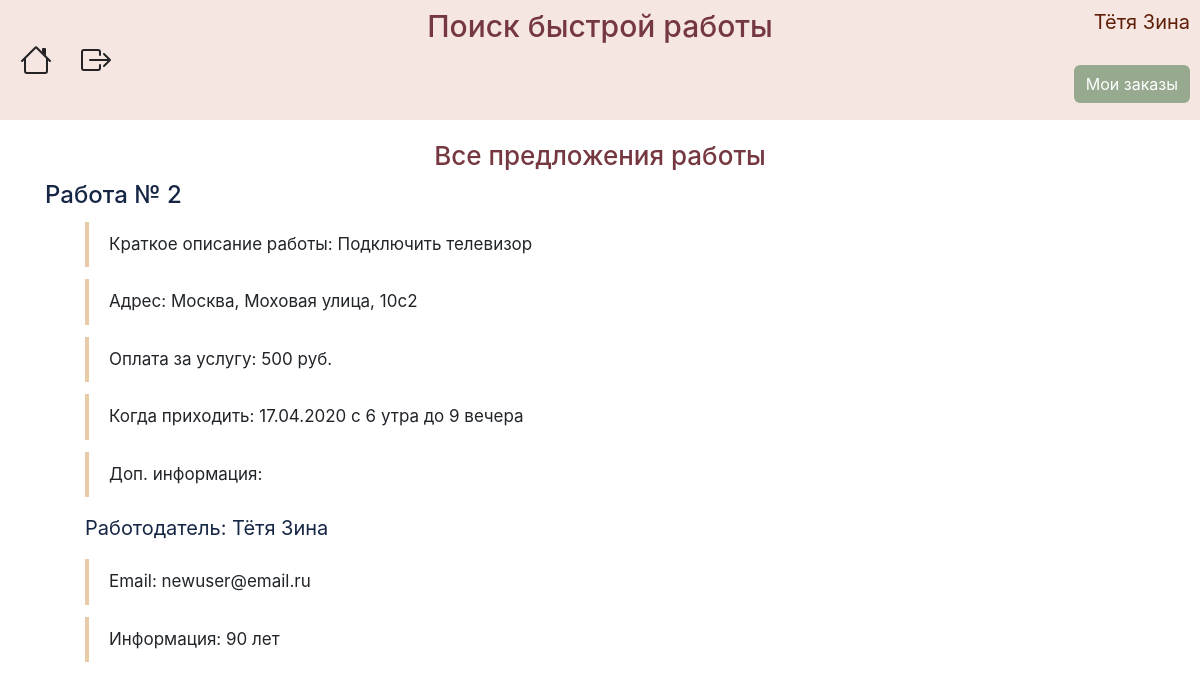
Before: /about_job/2 (signed in) with the older database file.
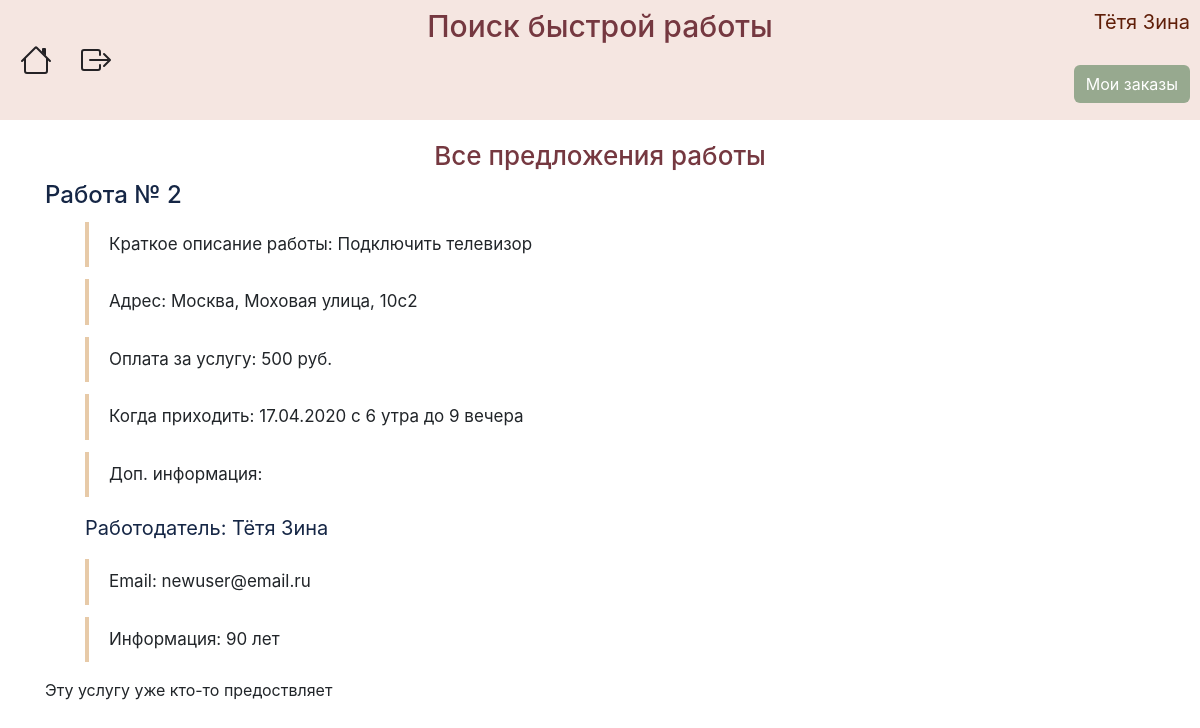
After: the same page with the newer database file.
### data/jobs_api.py (the view)
@blueprint.route('/about_job/<int:job_id>', methods=['GET', 'POST'])
@login_required
def about_job(job_id):
    form = Ready()
    session = db_session.create_session()
    job = session.query(Jobs).filter(Jobs.id == job_id).first()
    employer = session.query(User).filter(User.id == job.employer).first()
    if request.method == "POST":
        if form.submit_ready.data:
            job.employee = current_user.id
        if form.submit_refuse.data:
            job.employee = 0
    session.commit()
    return render_template("about.html", job=job, employer=employer, form=form)

### data/db_session.py (called while the page is built)
def create_session() -> Session:
    global __factory
    return __factory()

### main.py (called while the page is built)
def main():
    db_session.global_init("db/jobs.db")
    @login_manager.user_loader
    def load_user(user_id):
        session = db_session.create_session()
        return session.query(User).get(user_id)
    app.register_blueprint(jobs_api.blueprint)
    app.register_blueprint(user_api.blueprint)
    @app.errorhandler(404)
    def not_found(error):
        return make_response(jsonify({'error': 'Not found'}), 404)
    app.run()

### templates/about.html (shortened to what this page needs)
{% extends "base.html" %}
{% block content %}
<h2 class="about-job-title">Все предложения работы</h2>
<h4 class="about-job-number">Работа № {{ job.id }}</h4>
<ul>
    <li>Краткое описание работы: {{ job.description }}</li>
    <li>Адрес: {{ job.address }}</li>
    <li>Оплата за услугу: {{ job.salary }} руб.</li>
    <li>Когда приходить: {{ job.date }}</li>
    <li>Доп. информация: {{ job.info }}</li>
</ul>
<ul><p class="about-job-employer">Работодатель: {{ employer.surname }} {{ employer.name }}</p>
    <li>Email: {{ employer.email }}</li>
    <li>Информация: {{ employer.info }}</li>
</ul>
<form action="" method="POST">
    {% if current_user.is_authenticated and current_user.employment == 'Рабочий' and job.employee == 0 %}
    <p>{{ form.submit_ready(type="submit", class="ready-btn") }}</p>
    {% elif current_user.is_authenticated and current_user.id == job.employee %}
    <div class="already-about-job">Вы уже готовы приступить к работе</div>
    <p>{{ form.submit_refuse(type="submit", class="refuse-btn") }}</p>
    {% elif current_user.is_authenticated and current_user.id != job.employee and job.employee != 0 %}
    <div>
        <p>Эту услугу уже кто-то предоствляет</p>
    </div>
    {% endif %}
</form>
{% endblock %}

Changed rows visible on the page:
changed Jobs "Подключить телевизор": employee 0 → 2 (drawn)
Other visible differences:
text now shown: "Эту услугу уже кто-то предоствляет"
